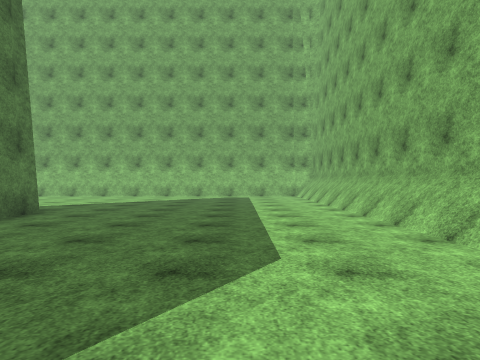
View 1 (above)

24 first-person views from a walk through a Unity game level. The camera is 1.3 m above the floor, looks level and sees 70° across. The floor is counted in squares, 1.89 m on a side. Each view is taken from the middle of a square. On the plan, view 1 faces up. The plan holds only what a view shows up to about 11 squares ahead; the rest is blank. The place goes on beyond the plan. The player character is not drawn. Some animated figures are not drawn. Surface patterns are stand-ins for the level's own textures.

View 2
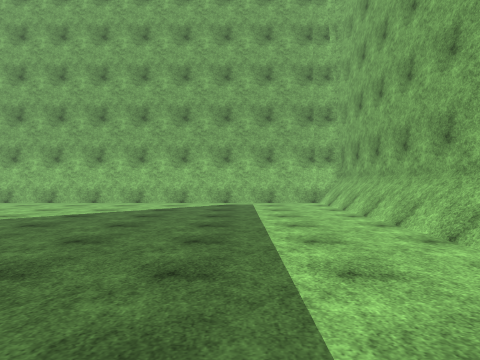

View 3
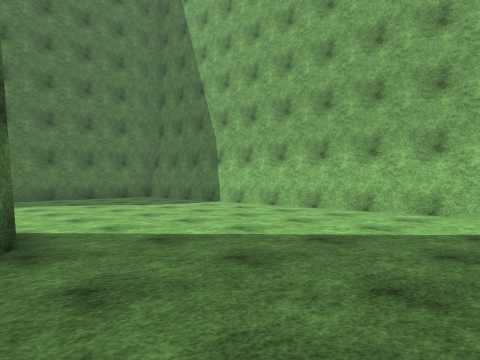

View 4
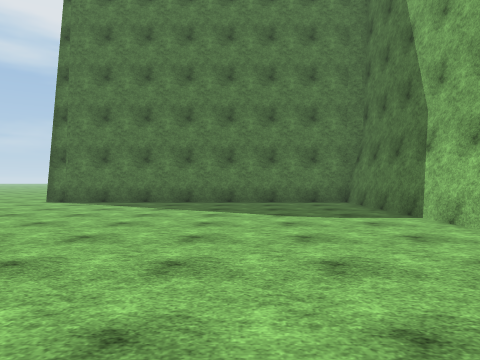

View 5
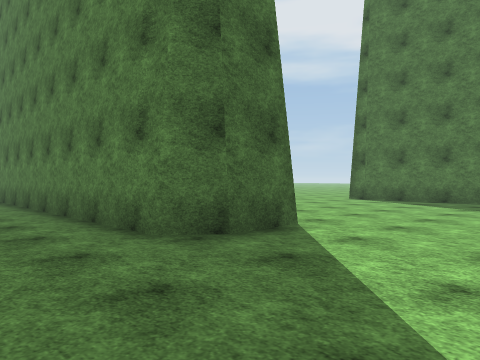

View 6
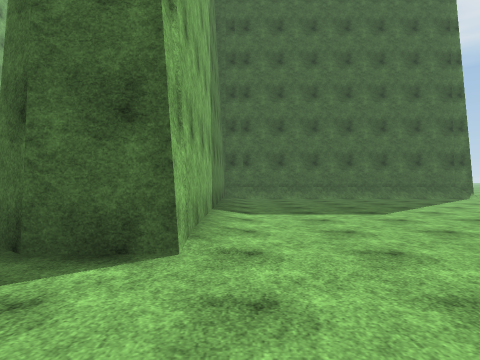

View 7
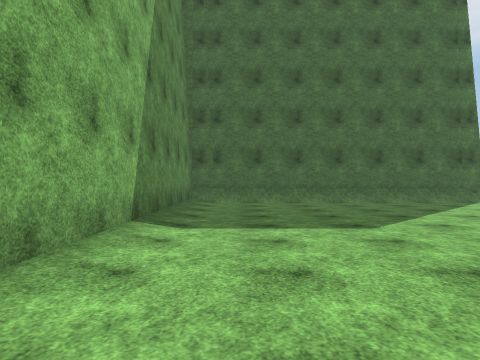

View 8
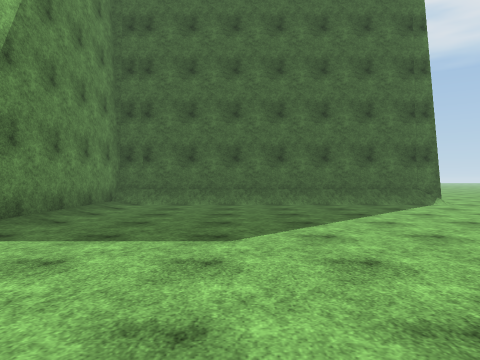

View 9
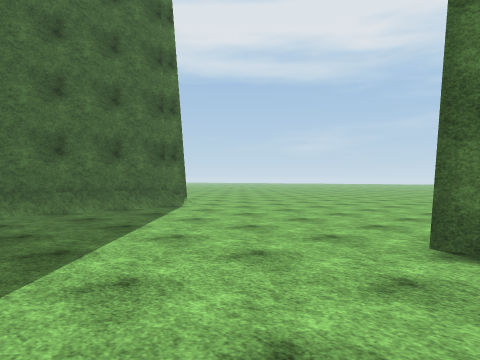

View 10
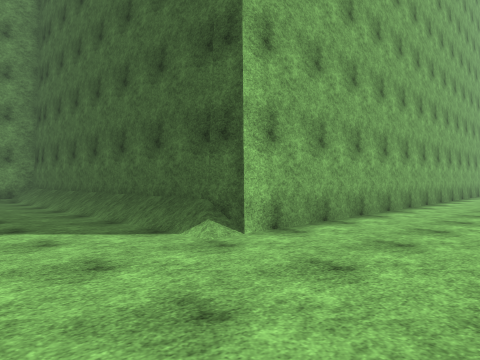

View 11
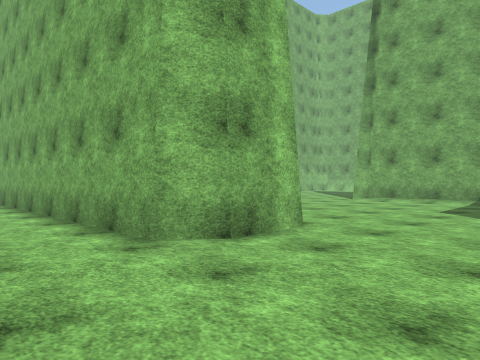

View 12
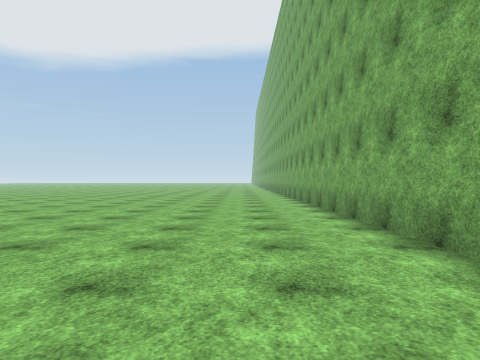

View 13
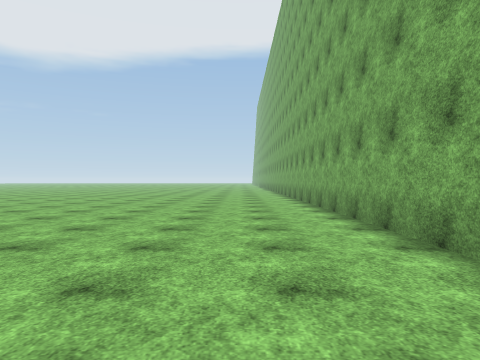

View 14
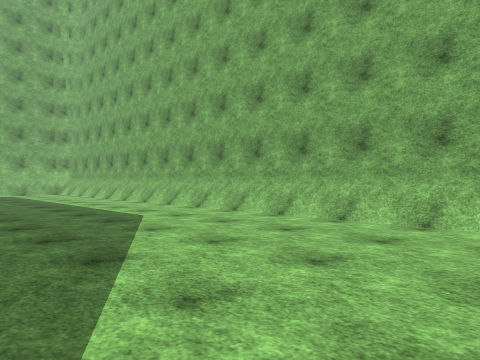

View 15
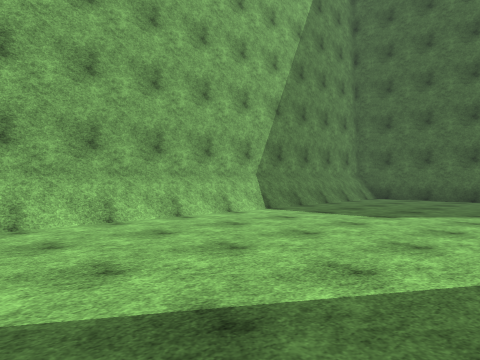

View 16
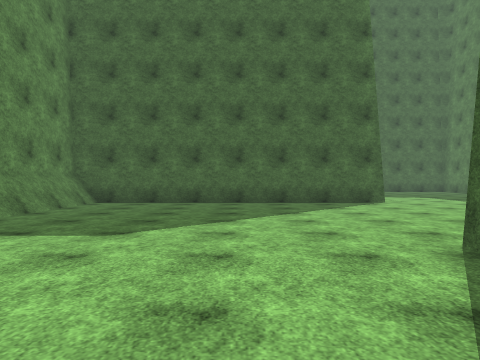

View 17
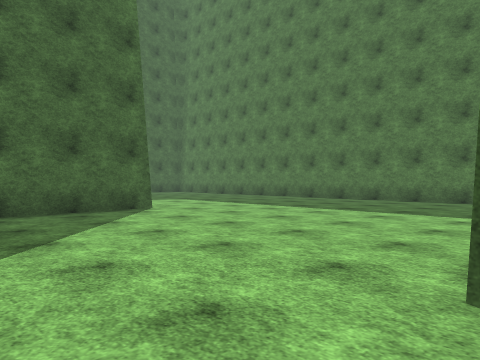

View 18
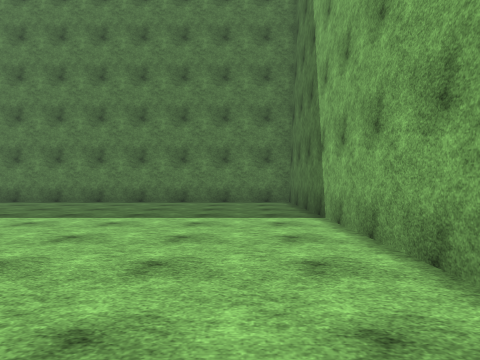

View 19
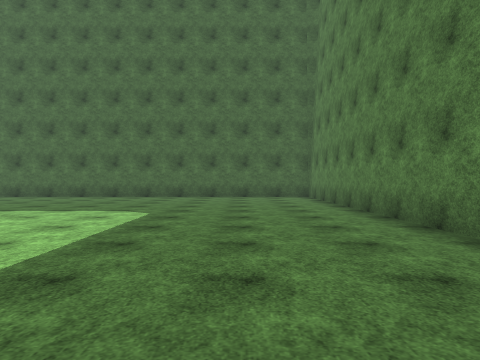

View 20
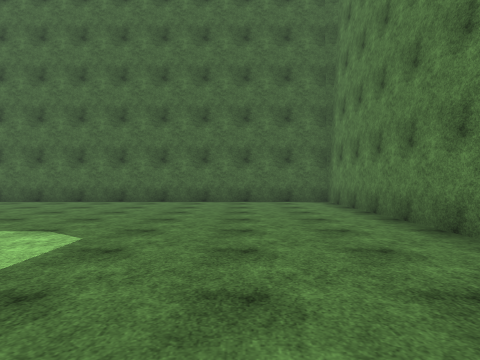

View 21
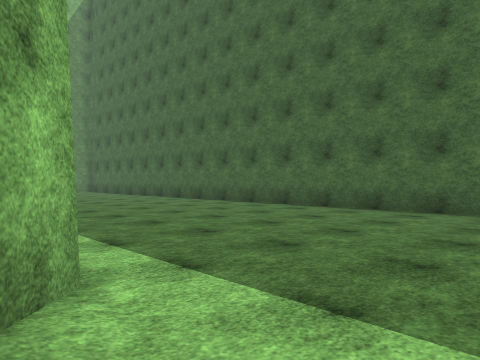

View 22
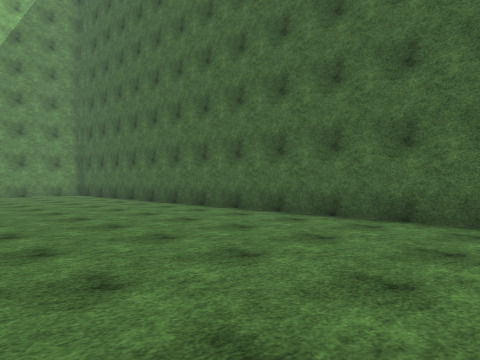

View 23
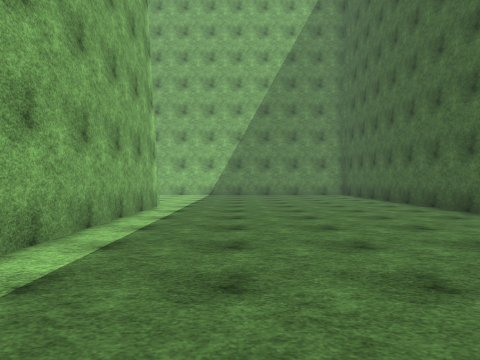

View 24
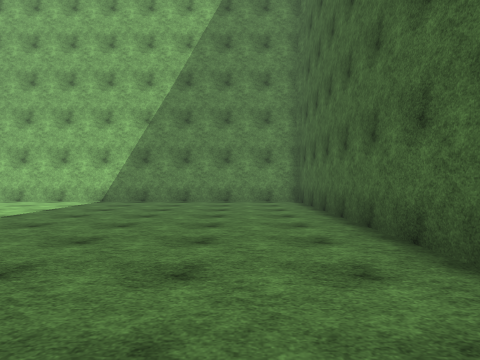

### Floor plan
Points are (right, up) in squares from view 1. A wall is a line through its corners. A room is listed if a view was taken in it or the views show most of it. See-through windows are left out.
Room 1 (views 1, 2, 3, 4, 5, 6, 7, 8, 9, 10, 11, 12, 13, 14, 15, 16, 17, 18, 19, 20, 21, 22, 23, 24)
walls: (-5.1, -4.4) (-13.8, -4.4) (-13.8, -20.9) (11.9, -20.9) (11.9, -11.2); (-6.5, -11.5) (2.9, -11.5) (2.9, 14.3) (2.5, 14.5) (-13.8, 14.5) (-13.8, 4.9) (-15.2, 4.9) (-15.9, 5.5) (-15.9, 17.5); (2.7, -11.5) (2.7, 14.4); (-5.7, -13.8) (-6.5, -13.2); (3.1, -11.5) (3.1, 14.3); (5.2, -13.8) (-1, -13.8); (-15.9, -11.5) (-15.9, -2.1) (-6.4, -2.1) (-6.4, 7.8) (-5, 7.8) (-4.3, 7.3) (-4.3, -2)

Where each view was taken, in squares from view 1:
view 1: 0 up, 0 right, facing up
view 2: 4 up, 0 right, facing up
view 3: 7 up, 1 left, facing up-left
view 4: 11 up, 3 left, facing left
view 5: 11 up, 2 left, facing down-left
view 6: 11 up, 7 left, facing down
view 7: 9 up, 8 left, facing down
view 8: 8 up, 10 left, facing down
view 9: 6 up, 10 left, facing down-left
view 10: 1 up, 19 left, facing down-right
view 11: 2 up, 18 left, facing up-right
view 12: 3 up, 18 left, facing up
view 13: 7 up, 18 left, facing up
view 14: 3 down, 3 left, facing up-right
view 15: 1 up, 3 left, facing down-right
view 16: 1 down, 2 left, facing down
view 17: 4 down, 2 left, facing down-left
view 18: 6 down, 3 left, facing left
view 19: 7 down, 11 left, facing down
view 20: 10 down, 11 left, facing down
view 21: 13 down, 8 left, facing down-right
view 22: 15 down, 4 left, facing down-right
view 23: 16 down, 4 left, facing right
view 24: 19 down, 1 right, facing right
